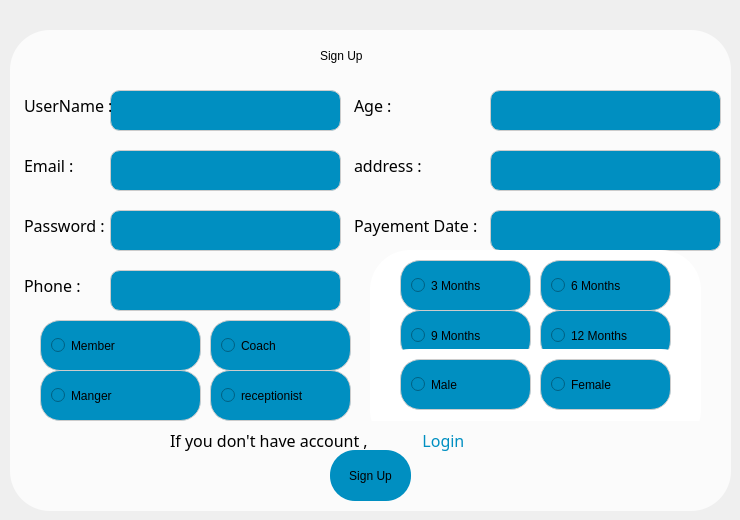
      <widget class="QWidget" name="page_16">
       <widget class="QWidget" name="widget_20" native="true">
        <property name="geometry">
         <rect>
          <x>10</x>
          <y>30</y>
          <width>721</width>
          <height>481</height>
         </rect>
        </property>
        <property name="styleSheet">
         <string notr="true">    background-color: rgba(255, 255, 255, 0.75);
    border-radius: 40px;
    padding: 20px;</string>
        </property>
        <widget class="QLabel" name="LabelSubHeadSignUp">
         <property name="geometry">
          <rect>
           <x>310</x>
           <y>-10</y>
           <width>141</width>
           <height>71</height>
          </rect>
         </property>
         <property name="styleSheet">
          <string notr="true">font: 20pt &quot;Yeasty Flavors&quot;;
background-color: rgba(255, 255, 255, 0);
color:rgb(0, 0, 0);
padding:0px;</string>
         </property>
         <property name="text">
          <string>Sign Up</string>
         </property>
        </widget>
        <widget class="QLineEdit" name="LineEditUserNameSignUp">
         <property name="geometry">
          <rect>
           <x>100</x>
           <y>60</y>
           <width>231</width>
           <height>41</height>
          </rect>
         </property>
         <property name="styleSheet">
          <string notr="true">    padding: 10px;
    border: 1px solid #ccc;
background-color:#008FC1;
font: 12pt &quot;Yeasty Flavors&quot;;
    border-radius: 10px;
color: rgb(0, 0, 0);</string>
         </property>
         <property name="text">
          <string/>
         </property>
        </widget>
        <widget class="QLineEdit" name="LineEditEmail">
         <property name="geometry">
          <rect>
           <x>100</x>
           <y>120</y>
           <width>231</width>
           <height>41</height>
          </rect>
         </property>
         <property name="styleSheet">
          <string notr="true">    padding: 10px;
    border: 1px solid #ccc;
background-color:#008FC1;
font: 12pt &quot;Yeasty Flavors&quot;;
    border-radius: 10px;
color: rgb(0, 0, 0);</string>
         </property>
         <property name="text">
          <string/>
         </property>
        </widget>
        <widget class="QPushButton" name="SignUp">
         <property name="geometry">
          <rect>
           <x>320</x>
           <y>420</y>
           <width>81</width>
           <height>51</height>
          </rect>
         </property>
         <property name="styleSheet">
          <string notr="true">background-color: #008FC1;
    padding: 10px;
color: rgb(0, 0, 0);
font: 9pt &quot;Yeasty Flavors&quot;;
    border: none;
    border-radius: 25px;
hover background-color: #008FC1;</string>
         </property>
         <property name="text">
          <string>Sign Up</string>
         </property>
        </widget>
        <widget class="QLabel" name="LabelUserName_2">
         <property name="geometry">
          <rect>
           <x>-10</x>
           <y>40</y>
           <width>131</width>
           <height>71</height>
          </rect>
         </property>
         <property name="font">
          <font>
           <family>Yeasty Flavors</family>
           <pointsize>12</pointsize>
           <italic>false</italic>
           <bold>false</bold>
          </font>
         </property>
         <property name="styleSheet">
          <string notr="true">font: 12pt &quot;Yeasty Flavors&quot;;
background-color: rgba(255, 255, 255, 0);
color:rgb(0, 0, 0)</string>
         </property>
         <property name="text">
          <string>UserName :</string>
         </property>
        </widget>
        <widget class="QLabel" name="LabelEmail">
         <property name="geometry">
          <rect>
           <x>-10</x>
           <y>100</y>
           <width>131</width>
           <height>71</height>
          </rect>
         </property>
         <property name="font">
          <font>
           <family>Yeasty Flavors</family>
           <pointsize>12</pointsize>
           <italic>false</italic>
           <bold>false</bold>
          </font>
         </property>
         <property name="styleSheet">
          <string notr="true">font: 12pt &quot;Yeasty Flavors&quot;;
background-color: rgba(255, 255, 255, 0);
color:rgb(0, 0, 0)</string>
         </property>
         <property name="text">
          <string>Email :</string>
         </property>
        </widget>
        <widget class="QLabel" name="label_84">
         <property name="geometry">
          <rect>
           <x>160</x>
           <y>400</y>
           <width>231</width>
           <height>21</height>
          </rect>
         </property>
         <property name="font">
          <font>
           <family>Yeasty Flavors</family>
           <pointsize>12</pointsize>
           <italic>false</italic>
           <bold>false</bold>
          </font>
         </property>
         <property name="styleSheet">
          <string notr="true">color: rgb(0, 0, 0);
font: 12pt &quot;Yeasty Flavors&quot;;
background-color: rgba(255, 255, 255, 0);
padding:0px;</string>
         </property>
         <property name="text">
          <string>If you don't have account ,</string>
         </property>
        </widget>
        <widget class="QPushButton" name="toggleButton_3">
         <property name="geometry">
          <rect>
           <x>390</x>
           <y>390</y>
           <width>91</width>
           <height>41</height>
          </rect>
         </property>
         <property name="font">
          <font>
           <family>Yeasty Flavors</family>
           <pointsize>12</pointsize>
           <italic>false</italic>
           <bold>false</bold>
          </font>
         </property>
         <property name="styleSheet">
          <string notr="true">color: #008FC1;
background-color: rgba(255, 255, 255, 0);
padding:5px;
font: 12pt &quot;Yeasty Flavors&quot;;</string>
         </property>
         <property name="text">
          <string>Login </string>
         </property>
        </widget>
        <widget class="QLabel" name="LabelPasswordSignUp">
         <property name="geometry">
          <rect>
           <x>-10</x>
           <y>160</y>
           <width>131</width>
           <height>71</height>
          </rect>
         </property>
         <property name="font">
          <font>
           <family>Yeasty Flavors</family>
           <pointsize>12</pointsize>
           <italic>false</italic>
           <bold>false</bold>
          </font>
         </property>
         <property name="styleSheet">
          <string notr="true">font: 12pt &quot;Yeasty Flavors&quot;;
background-color: rgba(255, 255, 255, 0);
color:rgb(0, 0, 0)</string>
         </property>
         <property name="text">
          <string>Password :</string>
         </property>
        </widget>
        <widget class="QLineEdit" name="LineEditPassword_2">
         <property name="geometry">
          <rect>
           <x>100</x>
           <y>180</y>
           <width>231</width>
           <height>41</height>
          </rect>
         </property>
         <property name="styleSheet">
          <string notr="true">    padding: 10px;
    border: 1px solid #ccc;
background-color:#008FC1;
font: 12pt &quot;Yeasty Flavors&quot;;
    border-radius: 10px;
color: rgb(0, 0, 0);</string>
         </property>
         <property name="text">
          <string/>
         </property>
        </widget>
        <widget class="QLabel" name="LabelPhone">
         <property name="geometry">
          <rect>
           <x>-10</x>
           <y>220</y>
           <width>131</width>
           <height>71</height>
          </rect>
         </property>
         <property name="font">
          <font>
           <family>Yeasty Flavors</family>
           <pointsize>12</pointsize>
           <italic>false</italic>
           <bold>false</bold>
          </font>
         </property>
         <property name="styleSheet">
          <string notr="true">font: 12pt &quot;Yeasty Flavors&quot;;
background-color: rgba(255, 255, 255, 0);
color:rgb(0, 0, 0)</string>
         </property>
         <property name="text">
          <string>Phone :</string>
         </property>
        </widget>
        <widget class="QLineEdit" name="LineEditPhone">
         <property name="geometry">
          <rect>
           <x>100</x>
           <y>240</y>
           <width>231</width>
           <height>41</height>
          </rect>
         </property>
         <property name="styleSheet">
          <string notr="true">    padding: 10px;
    border: 1px solid #ccc;
background-color:#008FC1;
font: 12pt &quot;Yeasty Flavors&quot;;
    border-radius: 10px;
color: rgb(0, 0, 0);</string>
         </property>
         <property name="text">
          <string/>
         </property>
        </widget>
        <widget class="QLineEdit" name="LineEditAge">
         <property name="geometry">
          <rect>
           <x>480</x>
           <y>60</y>
           <width>231</width>
           <height>41</height>
          </rect>
         </property>
         <property name="styleSheet">
          <string notr="true">    padding: 10px;
    border: 1px solid #ccc;
background-color:#008FC1;
font: 12pt &quot;Yeasty Flavors&quot;;
    border-radius: 10px;
color: rgb(0, 0, 0);</string>
         </property>
         <property name="text">
          <string/>
         </property>
        </widget>
        <widget class="QLabel" name="LabelAge">
         <property name="geometry">
          <rect>
           <x>320</x>
           <y>40</y>
           <width>131</width>
           <height>71</height>
          </rect>
         </property>
         <property name="font">
          <font>
           <family>Yeasty Flavors</family>
           <pointsize>12</pointsize>
           <italic>false</italic>
           <bold>false</bold>
          </font>
         </property>
         <property name="styleSheet">
          <string notr="true">font: 12pt &quot;Yeasty Flavors&quot;;
background-color: rgba(255, 255, 255, 0);
color:rgb(0, 0, 0)</string>
         </property>
         <property name="text">
          <string>Age :</string>
         </property>
        </widget>
        <widget class="QLineEdit" name="LineEditAddress">
         <property name="geometry">
          <rect>
           <x>480</x>
           <y>120</y>
           <width>231</width>
           <height>41</height>
          </rect>
         </property>
         <property name="styleSheet">
          <string notr="true">    padding: 10px;
    border: 1px solid #ccc;
background-color:#008FC1;
font: 12pt &quot;Yeasty Flavors&quot;;
    border-radius: 10px;
color: rgb(0, 0, 0);</string>
         </property>
         <property name="text">
          <string/>
         </property>
        </widget>
        <widget class="QLabel" name="LabelAddress">
         <property name="geometry">
          <rect>
           <x>320</x>
           <y>100</y>
           <width>121</width>
           <height>71</height>
          </rect>
         </property>
         <property name="font">
          <font>
           <family>Yeasty Flavors</family>
           <pointsize>12</pointsize>
           <italic>false</italic>
           <bold>false</bold>
          </font>
         </property>
         <property name="styleSheet">
          <string notr="true">font: 12pt &quot;Yeasty Flavors&quot;;
background-color: rgba(255, 255, 255, 0);
color:rgb(0, 0, 0)</string>
         </property>
         <property name="text">
          <string>address :</string>
         </property>
        </widget>
        <widget class="QLineEdit" name="LineEditPaymentDate">
         <property name="geometry">
          <rect>
           <x>480</x>
           <y>180</y>
           <width>231</width>
           <height>41</height>
          </rect>
         </property>
         <property name="styleSheet">
          <string notr="true">    padding: 10px;
    border: 1px solid #ccc;
background-color:#008FC1;
font: 12pt &quot;Yeasty Flavors&quot;;
    border-radius: 10px;
color: rgb(0, 0, 0);</string>
         </property>
         <property name="text">
          <string/>
         </property>
        </widget>
        <widget class="QLabel" name="LabelPaymentDate">
         <property name="geometry">
          <rect>
           <x>320</x>
           <y>160</y>
           <width>181</width>
           <height>71</height>
          </rect>
         </property>
         <property name="font">
          <font>
           <family>Yeasty Flavors</family>
           <pointsize>12</pointsize>
           <italic>false</italic>
           <bold>false</bold>
          </font>
         </property>
         <property name="styleSheet">
          <string notr="true">font: 12pt &quot;Yeasty Flavors&quot;;
background-color: rgba(255, 255, 255, 0);
color:rgb(0, 0, 0)</string>
         </property>
         <property name="text">
          <string>Payement Date :</string>
         </property>
        </widget>
        <widget class="QWidget" name="widget_21" native="true">
         <property name="geometry">
          <rect>
           <x>360</x>
           <y>220</y>
           <width>331</width>
           <height>171</height>
          </rect>
         </property>
         <property name="styleSheet">
          <string notr="true">background-color: rgba(255, 255, 255, );</string>
         </property>
         <widget class="QRadioButton" name="month9">
          <property name="geometry">
           <rect>
            <x>30</x>
            <y>60</y>
            <width>131</width>
            <height>51</height>
           </rect>
          </property>
          <property name="styleSheet">
           <string notr="true">            padding: 10px;
    border: 1px solid #ccc;
background-color:#008FC1;
            font: 12pt &quot;Yeasty Flavors&quot;;
            border-radius: 20px;
            color: rgb(0, 0, 0);</string>
          </property>
          <property name="text">
           <string>9 Months</string>
          </property>
         </widget>
         <widget class="QRadioButton" name="month12">
          <property name="geometry">
           <rect>
            <x>170</x>
            <y>60</y>
            <width>131</width>
            <height>51</height>
           </rect>
          </property>
          <property name="styleSheet">
           <string notr="true">            padding: 10px;
    border: 1px solid #ccc;
background-color:#008FC1;
            font: 12pt &quot;Yeasty Flavors&quot;;
            border-radius: 20px;
            color: rgb(0, 0, 0);</string>
          </property>
          <property name="text">
           <string>12 Months</string>
          </property>
         </widget>
         <widget class="QRadioButton" name="month6">
          <property name="geometry">
           <rect>
            <x>170</x>
            <y>10</y>
            <width>131</width>
            <height>51</height>
           </rect>
          </property>
          <property name="styleSheet">
           <string notr="true">            padding: 10px;
    border: 1px solid #ccc;
background-color:#008FC1;
            font: 12pt &quot;Yeasty Flavors&quot;;
            border-radius: 20px;
            color: rgb(0, 0, 0);</string>
          </property>
          <property name="text">
           <string>6 Months</string>
          </property>
         </widget>
         <widget class="QRadioButton" name="mont3">
          <property name="geometry">
           <rect>
            <x>30</x>
            <y>10</y>
            <width>131</width>
            <height>51</height>
           </rect>
          </property>
          <property name="styleSheet">
           <string notr="true">            padding: 10px;
    border: 1px solid #ccc;
background-color:#008FC1;
            font: 12pt &quot;Yeasty Flavors&quot;;
            border-radius: 20px;
            color: rgb(0, 0, 0);</string>
          </property>
          <property name="text">
           <string>3 Months</string>
          </property>
         </widget>
         <widget class="QWidget" name="widget_22" native="true">
          <property name="geometry">
           <rect>
            <x>0</x>
            <y>99</y>
            <width>331</width>
            <height>101</height>
           </rect>
          </property>
          <widget class="QRadioButton" name="FemaleRadio">
           <property name="geometry">
            <rect>
             <x>170</x>
             <y>10</y>
             <width>131</width>
             <height>51</height>
            </rect>
           </property>
           <property name="styleSheet">
            <string notr="true">            padding: 10px;
    border: 1px solid #ccc;
background-color:#008FC1;
            font: 12pt &quot;Yeasty Flavors&quot;;
            border-radius: 20px;
            color: rgb(0, 0, 0);</string>
           </property>
           <property name="text">
            <string>Female</string>
           </property>
          </widget>
          <widget class="QRadioButton" name="MaleRadio">
           <property name="geometry">
            <rect>
             <x>30</x>
             <y>10</y>
             <width>131</width>
             <height>51</height>
            </rect>
           </property>
           <property name="styleSheet">
            <string notr="true">            padding: 10px;
    border: 1px solid #ccc;
background-color:#008FC1;
            font: 12pt &quot;Yeasty Flavors&quot;;
            border-radius: 20px;
            color: rgb(0, 0, 0);</string>
           </property>
           <property name="text">
            <string>Male</string>
           </property>
          </widget>
         </widget>
        </widget>
        <widget class="QWidget" name="widget_29" native="true">
         <property name="geometry">
          <rect>
           <x>20</x>
           <y>280</y>
           <width>341</width>
           <height>121</height>
          </rect>
         </property>
         <property name="styleSheet">
          <string notr="true">background-color: rgba(255, 255, 255, 0);</string>
         </property>
         <widget class="QRadioButton" name="MangerrRadio">
          <property name="geometry">
           <rect>
            <x>10</x>
            <y>60</y>
            <width>161</width>
            <height>51</height>
           </rect>
          </property>
          <property name="styleSheet">
           <string notr="true">            padding: 10px;
    border: 1px solid #ccc;
background-color:#008FC1;
            font: 12pt &quot;Yeasty Flavors&quot;;
            border-radius: 20px;
            color: rgb(0, 0, 0);</string>
          </property>
          <property name="text">
           <string>Manger</string>
          </property>
         </widget>
         <widget class="QRadioButton" name="StaffRadio_2">
          <property name="geometry">
           <rect>
            <x>180</x>
            <y>60</y>
            <width>141</width>
            <height>51</height>
           </rect>
          </property>
          <property name="styleSheet">
           <string notr="true">            padding: 10px;
    border: 1px solid #ccc;
background-color:#008FC1;
            font: 12pt &quot;Yeasty Flavors&quot;;
            border-radius: 20px;
            color: rgb(0, 0, 0);</string>
          </property>
          <property name="text">
           <string>receptionist</string>
          </property>
         </widget>
         <widget class="QRadioButton" name="StaffRadio">
          <property name="geometry">
           <rect>
            <x>180</x>
            <y>10</y>
            <width>141</width>
            <height>51</height>
           </rect>
          </property>
          <property name="styleSheet">
           <string notr="true">            padding: 10px;
    border: 1px solid #ccc;
background-color:#008FC1;
            font: 12pt &quot;Yeasty Flavors&quot;;
            border-radius: 20px;
            color: rgb(0, 0, 0);</string>
          </property>
          <property name="text">
           <string>Coach</string>
          </property>
         </widget>
         <widget class="QRadioButton" name="MemberRadio">
          <property name="geometry">
           <rect>
            <x>10</x>
            <y>10</y>
            <width>161</width>
            <height>51</height>
           </rect>
          </property>
          <property name="styleSheet">
           <string notr="true">            padding: 10px;
    border: 1px solid #ccc;
background-color:#008FC1;
            font: 12pt &quot;Yeasty Flavors&quot;;
            border-radius: 20px;
            color: rgb(0, 0, 0);</string>
          </property>
          <property name="text">
           <string>Member</string>
          </property>
         </widget>
        </widget>
       </widget>
      </widget>
